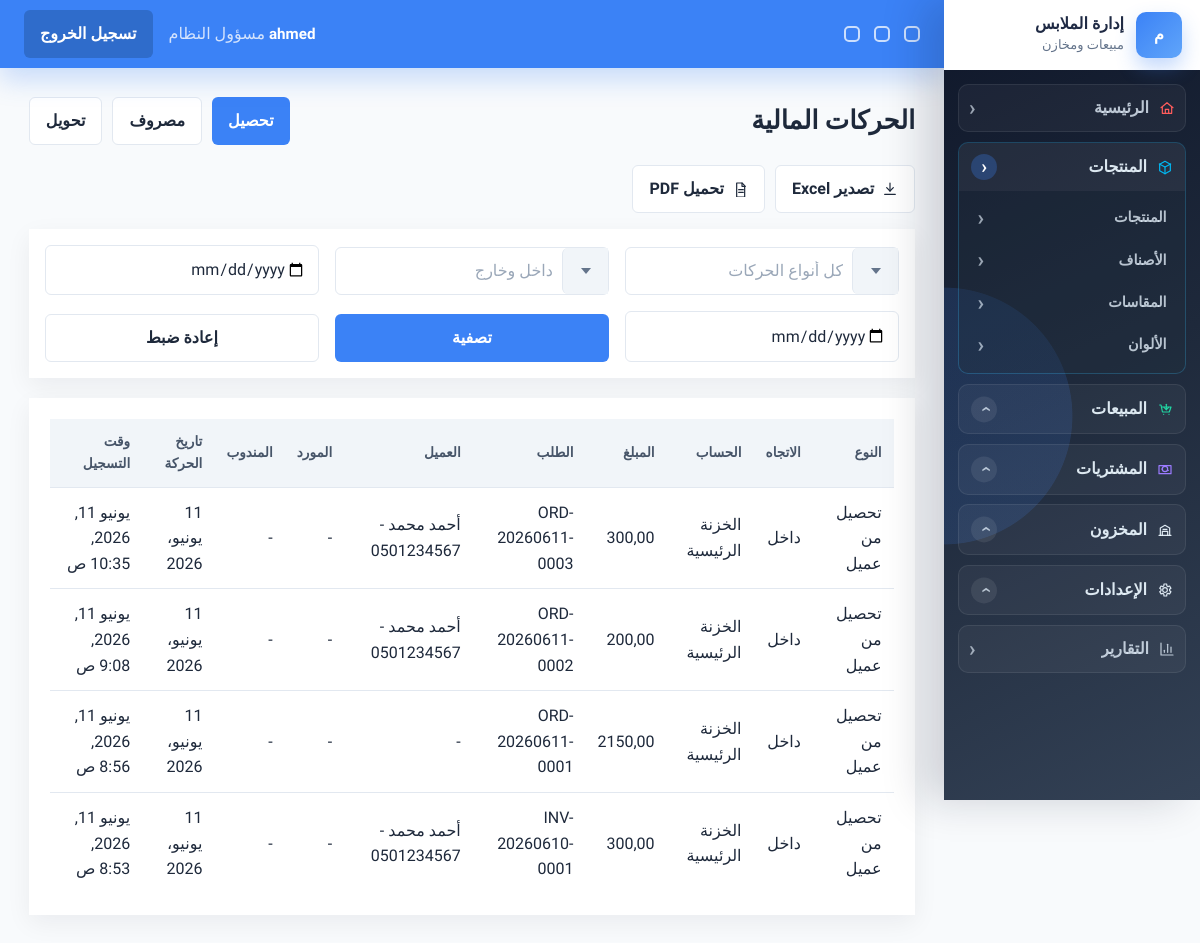
Before: /finance/transactions/ (signed in) with the older database file.
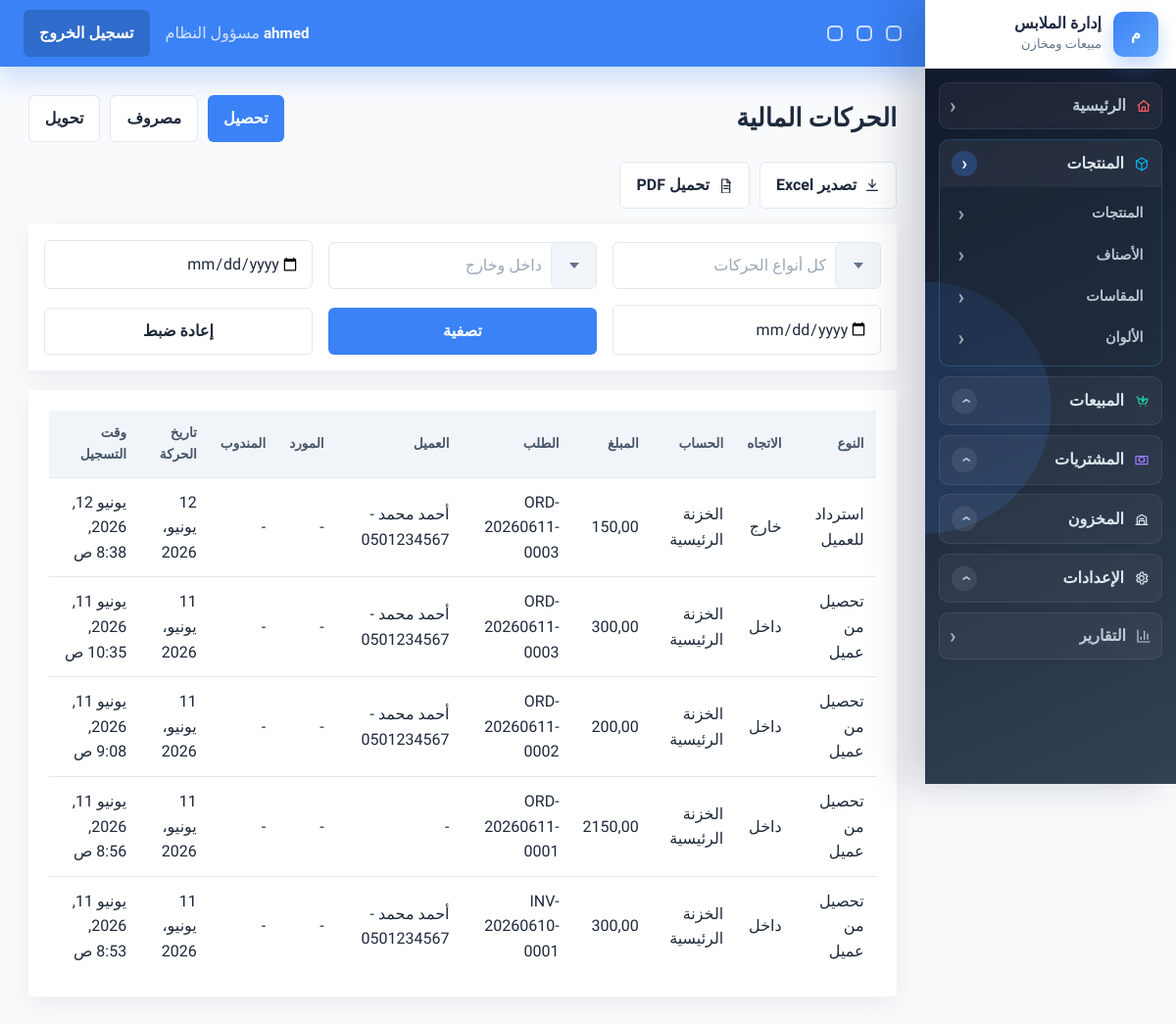
After: the same page with the newer database file.
### finance/models.py (models this page shows, shortened)
class PaymentTransaction(models.Model):
    TYPE_CUSTOMER_PAYMENT = 'customer_payment'
    TYPE_SUPPLIER_PAYMENT = 'supplier_payment'
    TYPE_EXPENSE = 'expense'
    TYPE_REFUND = 'refund'
    TYPE_SALES_REP_COLLECTION = 'sales_rep_collection'
    TYPE_SALES_REP_HANDOVER = 'sales_rep_handover'
    TYPE_TRANSFER = 'transfer'
    TYPE_ADJUSTMENT = 'adjustment'
    TRANSACTION_TYPE_CHOICES = [
        (TYPE_CUSTOMER_PAYMENT, 'تحصيل من عميل'),
        (TYPE_SUPPLIER_PAYMENT, 'دفع لمورد'),
        (TYPE_EXPENSE, 'مصروف'),
        (TYPE_REFUND, 'استرداد للعميل'),
        (TYPE_SALES_REP_COLLECTION, 'تحصيل مندوب'),
        (TYPE_TRANSFER, 'تحويل بين الخزن'),
        (TYPE_ADJUSTMENT, 'تسوية رصيد'),
    ]
    TRANSACTION_TYPE_CHOICES.append((TYPE_SALES_REP_HANDOVER, 'Sales rep handover'))
    DIRECTION_IN = 'in'
    DIRECTION_OUT = 'out'
    DIRECTION_CHOICES = [
        (DIRECTION_IN, 'داخل'),
        (DIRECTION_OUT, 'خارج'),
    ]
    transaction_type = models.CharField(max_length=40, choices=TRANSACTION_TYPE_CHOICES, db_index=True)
    direction = models.CharField(max_length=10, choices=DIRECTION_CHOICES, db_index=True)
    amount = models.DecimalField(max_digits=14, decimal_places=2, validators=[MinValueValidator(0.01)])
    cash_account = models.ForeignKey(CashAccount, on_delete=models.PROTECT, related_name='transactions')
    related_order = models.ForeignKey(Order, on_delete=models.SET_NULL, null=True, blank=True, related_name='payment_transactions')
    related_customer = models.ForeignKey(Customer, on_delete=models.SET_NULL, null=True, blank=True, related_name='payment_transactions')
    related_sales_rep = models.ForeignKey(
        settings.AUTH_USER_MODEL,
        on_delete=models.SET_NULL,
        null=True,
        blank=True,
        related_name='sales_rep_transactions',
    )
    related_supplier = models.ForeignKey(
        'purchases.Supplier',
        on_delete=models.SET_NULL,
        null=True,
        blank=True,
        related_name='payment_transactions',
    )
    related_supplier_name = models.CharField(max_length=200, blank=True, null=True)
    reference = models.CharField(max_length=80, blank=True, null=True, db_index=True)
    notes = models.TextField(blank=True, null=True)
    transaction_date = models.DateField(default=timezone.localdate, db_index=True)
    created_by = models.ForeignKey(settings.AUTH_USER_MODEL, on_delete=models.SET_NULL, null=True, blank=True)
    created_at = models.DateTimeField(auto_now_add=True, db_index=True)
    class Meta:
        ordering = ['-created_at']
        indexes = [
            models.Index(fields=['transaction_type', 'direction', 'transaction_date']),
            models.Index(fields=['transaction_type', 'created_at']),
            models.Index(fields=['direction', 'created_at']),
            models.Index(fields=['cash_account', 'created_at']),
            models.Index(fields=['related_order']),
            models.Index(fields=['related_customer']),
            models.Index(fields=['related_supplier']),
            models.Index(fields=['created_at']),
        ]
        constraints = [
            models.CheckConstraint(condition=models.Q(amount__gt=0), name='finance_paymenttransaction_amount_gt_0'),
        ]

class CashAccount(models.Model):
    TYPE_CASH = 'cash'
    TYPE_BANK = 'bank'
    TYPE_WALLET = 'wallet'
    TYPE_SALES_REP_CASH = 'sales_rep_cash'
    ACCOUNT_TYPE_CHOICES = [
        (TYPE_CASH, 'خزنة نقدية'),
        (TYPE_BANK, 'حساب بنكي'),
        (TYPE_WALLET, 'محفظة إلكترونية'),
        (TYPE_SALES_REP_CASH, 'عهدة مندوب مالية'),
    ]
    name = models.CharField(max_length=120, db_index=True)
    account_type = models.CharField(max_length=30, choices=ACCOUNT_TYPE_CHOICES, default=TYPE_CASH, db_index=True)
    assigned_user = models.ForeignKey(
        settings.AUTH_USER_MODEL,
        on_delete=models.SET_NULL,
        null=True,
        blank=True,
        related_name='cash_accounts',
    )
    balance = models.DecimalField(max_digits=14, decimal_places=2, default=0)
    allow_overdraft = models.BooleanField(default=False)
    is_active = models.BooleanField(default=True, db_index=True)
    created_at = models.DateTimeField(auto_now_add=True, db_index=True)
    updated_at = models.DateTimeField(auto_now=True)
    class Meta:
        indexes = [
            models.Index(fields=['account_type', 'is_active']),
            models.Index(fields=['created_at']),
        ]
    def __str__(self):
        return self.name

### orders/models.py (models this page shows, shortened)
class Order(models.Model):
    DOCUMENT_SALE = 'sale'
    DOCUMENT_QUOTE = 'quote'
    DOCUMENT_SAMPLE = 'sample'
    DOCUMENT_TYPE_CHOICES = [
        (DOCUMENT_SALE, 'Sale'),
        (DOCUMENT_QUOTE, 'Priced quote'),
        (DOCUMENT_SAMPLE, 'Sample / free issue'),
    ]
    TYPE_B2C = 'b2c'
    TYPE_B2B = 'b2b'
    ORDER_TYPE_CHOICES = [
        (TYPE_B2C, 'قطاعي'),
        (TYPE_B2B, 'جملة'),
    ]
    STATUS_DRAFT = 'draft'
    STATUS_CONFIRMED = 'confirmed'
    STATUS_PREPARING = 'preparing'
    STATUS_READY = 'ready'
    STATUS_COMPLETED = 'completed'
    STATUS_CANCELLED = 'cancelled'
    STATUS_PARTIALLY_RETURNED = 'partially_returned'
    STATUS_RETURNED = 'returned'
    STATUS_CHOICES = [
        (STATUS_DRAFT, 'مسودة'),
        (STATUS_CONFIRMED, 'مؤكد'),
        (STATUS_PREPARING, 'قيد التجهيز'),
        (STATUS_READY, 'جاهز'),
        (STATUS_COMPLETED, 'مكتمل'),
        (STATUS_CANCELLED, 'ملغي'),
        (STATUS_PARTIALLY_RETURNED, 'مرتجع جزئيا'),
        (STATUS_RETURNED, 'مرتجع'),
    ]
    PAYMENT_UNPAID = 'unpaid'
    PAYMENT_PARTIAL = 'partial'
    PAYMENT_PAID = 'paid'
    PAYMENT_STATUS_CHOICES = [
        (PAYMENT_UNPAID, 'غير مدفوع'),
        (PAYMENT_PARTIAL, 'مدفوع جزئيا'),
        (PAYMENT_PAID, 'مدفوع بالكامل'),
    ]
    METHOD_CASH = 'cash'
    METHOD_COD = 'cod'
    METHOD_BANK = 'bank_transfer'
    METHOD_WALLET = 'wallet_transfer'
    METHOD_CREDIT = 'credit'
    PAYMENT_METHOD_CHOICES = [
        (METHOD_CASH, 'نقدي'),
        (METHOD_COD, 'الدفع عند الاستلام'),
        (METHOD_BANK, 'تحويل بنكي مسجل يدويا'),
        (METHOD_WALLET, 'تحويل محفظة مسجل يدويا'),
        (METHOD_CREDIT, 'آجل'),
    ]
    order_number = models.CharField(max_length=50, unique=True, db_index=True)
    document_type = models.CharField(max_length=20, choices=DOCUMENT_TYPE_CHOICES, default=DOCUMENT_SALE, db_index=True)
    order_type = models.CharField(max_length=10, choices=ORDER_TYPE_CHOICES)
    customer = models.ForeignKey(Customer, on_delete=models.SET_NULL, null=True)
    warehouse = models.ForeignKey(Warehouse, on_delete=models.SET_NULL, null=True)
    status = models.CharField(max_length=20, choices=STATUS_CHOICES, default=STATUS_DRAFT, db_index=True)
    payment_status = models.CharField(max_length=20, choices=PAYMENT_STATUS_CHOICES, default=PAYMENT_UNPAID, db_index=True)
    payment_method = models.CharField(max_length=30, choices=PAYMENT_METHOD_CHOICES, default=METHOD_CASH)
    wallet_from_number = models.CharField(max_length=50, blank=True, null=True)
    wallet_to_number = models.CharField(max_length=50, blank=True, null=True)
    subtotal = models.DecimalField(max_digits=12, decimal_places=2, default=0)
    discount = models.DecimalField(max_digits=12, decimal_places=2, default=0)
    discount_amount = models.DecimalField(max_digits=12, decimal_places=2, default=0, validators=[MinValueValidator(0)])
    discount_percentage = models.DecimalField(max_digits=5, decimal_places=2, default=0, validators=[MinValueValidator(0), MaxValueValidator(100)])
    discount_reason = models.TextField(blank=True, null=True)
    discount_approved_by = models.ForeignKey(
        settings.AUTH_USER_MODEL,
        on_delete=models.SET_NULL,
        null=True,
        blank=True,
        related_name='approved_order_discounts',
    )
    total = models.DecimalField(max_digits=12, decimal_places=2, default=0)
    total_cost = models.DecimalField(max_digits=12, decimal_places=2, default=0)
    gross_profit = models.DecimalField(max_digits=12, decimal_places=2, default=0)
    paid_amount = models.DecimalField(max_digits=12, decimal_places=2, default=0)
    remaining_amount = models.DecimalField(max_digits=12, decimal_places=2, default=0)
    notes = models.TextField(blank=True, null=True)
    created_by = models.ForeignKey(settings.AUTH_USER_MODEL, on_delete=models.SET_NULL, null=True)
    created_at = models.DateTimeField(auto_now_add=True, db_index=True)
    updated_at = models.DateTimeField(auto_now=True)
    class Meta:
        indexes = [
            models.Index(fields=['order_number']),
            models.Index(fields=['customer', 'status', 'created_at']),
            models.Index(fields=['status', 'created_at']),
            models.Index(fields=['created_at']),
        ]
        constraints = [
            models.CheckConstraint(condition=models.Q(discount_amount__gte=0), name='orders_order_discount_amount_gte_0'),
            models.CheckConstraint(condition=models.Q(discount_percentage__gte=0, discount_percentage__lte=100), name='orders_order_discount_percentage_0_100'),
            models.CheckConstraint(condition=models.Q(subtotal__gte=0), name='orders_order_subtotal_gte_0'),
            models.CheckConstraint(condition=models.Q(discount__gte=0), name='orders_order_discount_gte_0'),
            models.CheckConstraint(condition=models.Q(total__gte=0), name='orders_order_total_gte_0'),
            models.CheckConstraint(condition=models.Q(total_cost__gte=0), name='orders_order_total_cost_gte_0'),
            models.CheckConstraint(condition=models.Q(paid_amount__gte=0), name='orders_order_paid_amount_gte_0'),
            models.CheckConstraint(condition=models.Q(remaining_amount__gte=0), name='orders_order_remaining_amount_gte_0'),
        ]
    def __str__(self):
        return self.order_number

### customers/models.py (models this page shows)
class Customer(models.Model):
    TYPE_B2C = 'b2c'
    TYPE_B2B = 'b2b'
    TYPE_RETAIL = 'retail'
    TYPE_WHOLESALE = 'wholesale'
    TYPE_INACTIVE = 'inactive'
    TYPE_POTENTIAL = 'potential'
    TYPE_PROBLEM = 'problem_customer'
    CUSTOMER_TYPE_CHOICES = [
        (TYPE_B2C, 'عميل فردي'),
        (TYPE_B2B, 'عميل جملة / شركة'),
        (TYPE_RETAIL, 'قطاعي'),
        (TYPE_WHOLESALE, 'جملة'),
        (TYPE_INACTIVE, 'غير نشط'),
        (TYPE_POTENTIAL, 'محتمل'),
        (TYPE_PROBLEM, 'عميل يحتاج متابعة'),
    ]
    name = models.CharField(max_length=200, db_index=True)
    customer_type = models.CharField(max_length=30, choices=CUSTOMER_TYPE_CHOICES, default=TYPE_RETAIL, db_index=True)
    phone = models.CharField(max_length=20, db_index=True)
    whatsapp = models.CharField(max_length=20, blank=True, null=True)
    email = models.EmailField(blank=True, null=True)
    company_name = models.CharField(max_length=200, blank=True, null=True)
    tax_number = models.CharField(max_length=100, blank=True, null=True)
    address = models.TextField(blank=True, null=True)
    credit_limit = models.DecimalField(max_digits=12, decimal_places=2, default=0, validators=[MinValueValidator(0)])
    opening_balance = models.DecimalField(max_digits=12, decimal_places=2, default=0)
    notes = models.TextField(blank=True, null=True)
    is_active = models.BooleanField(default=True, db_index=True)
    created_by = models.ForeignKey(settings.AUTH_USER_MODEL, on_delete=models.SET_NULL, null=True)
    created_at = models.DateTimeField(auto_now_add=True, db_index=True)
    class Meta:
        indexes = [
            models.Index(fields=['phone']),
            models.Index(fields=['name', 'phone']),
            models.Index(fields=['created_at']),
        ]
    def __str__(self):
        return f'{self.name} - {self.phone}'

### finance/views.py (the view)
# urls.py: path('transactions/', views.TransactionListView.as_view(), name='transactions'),
class TransactionListView(ManagerRequiredMixin, ExportListMixin, ListView):
    model = PaymentTransaction
    template_name = 'finance/transactions/list.html'
    context_object_name = 'transactions'
    paginate_by = 30
    export_title = 'قائمة المعاملات المالية'
    export_filename = 'transactions'
    export_columns = (
        ('تاريخ الحركة', 'transaction_date'),
        ('وقت التسجيل', 'created_at'),
        ('النوع', 'get_transaction_type_display'),
        ('الاتجاه', 'get_direction_display'),
        ('المبلغ', 'amount'),
        ('الحساب', 'cash_account'),
        ('الطلب', 'related_order'),
        ('العميل', 'related_customer'),
        ('المورد', 'related_supplier'),
        ('الموظف', 'created_by'),
        ('ملاحظات', 'notes'),
    )
    def get_queryset(self):
        qs = PaymentTransaction.objects.select_related(
            'cash_account', 'related_order', 'related_customer', 'related_sales_rep', 'related_supplier', 'created_by'
        )
        transaction_type = self.request.GET.get('type')
        direction = self.request.GET.get('direction')
        if transaction_type:
            qs = qs.filter(transaction_type=transaction_type)
        if direction:
            qs = qs.filter(direction=direction)
        date_from = parse_date(self.request.GET.get('date_from', ''))
        date_to = parse_date(self.request.GET.get('date_to', ''))
        if date_from:
            qs = qs.filter(transaction_date__gte=date_from)
        if date_to:
            qs = qs.filter(transaction_date__lte=date_to)
        return qs
    def get_context_data(self, **kwargs):
        context = super().get_context_data(**kwargs)
        context['transaction_type_choices'] = PaymentTransaction.TRANSACTION_TYPE_CHOICES
        context['direction_choices'] = PaymentTransaction.DIRECTION_CHOICES
        context['filters'] = {
            'type': self.request.GET.get('type', ''),
            'direction': self.request.GET.get('direction', ''),
            'date_from': self.request.GET.get('date_from', ''),
            'date_to': self.request.GET.get('date_to', ''),
        }
        return context

### templates/finance/transactions/list.html (shortened to what this page needs)
{% extends 'base.html' %}
{% block content %}
<div class="page-head">
    <h1>الحركات المالية</h1>
    <div class="actions">
        <a class="btn btn-primary" href="{% url 'finance:collection_create' %}">تحصيل</a>
        <a class="btn btn-light" href="{% url 'finance:expense_create' %}">مصروف</a>
        <a class="btn btn-light" href="{% url 'finance:transfer' %}">تحويل</a>
    </div>
</div>
{% include 'partials/export_buttons.html' %}
<form method="get" class="filters">
    <input type="date" name="date_from" value="{{ filters.date_from }}">
    <input type="date" name="date_to" value="{{ filters.date_to }}">
    <button class="btn btn-primary" type="submit">تصفية</button>
    <a class="btn btn-light" href="{% url 'finance:transactions' %}">إعادة ضبط</a>
</form>
<div class="table-wrap card">
    <table>
        <thead><tr><th>النوع</th><th>الاتجاه</th><th>الحساب</th><th>المبلغ</th><th>الطلب</th><th>العميل</th><th>المورد</th><th>المندوب</th><th>تاريخ الحركة</th><th>وقت التسجيل</th></tr></thead>
        <tbody>
        {% for tx in transactions %}
            <tr>
                <td>{{ tx.get_transaction_type_display }}</td>
                <td>{{ tx.get_direction_display }}</td>
                <td>{{ tx.cash_account }}</td>
                <td>{{ tx.amount }}</td>
                <td>{{ tx.related_order|default:'-' }}</td>
                <td>{{ tx.related_customer|default:'-' }}</td>
                <td>{% if tx.related_supplier %}{{ tx.related_supplier }}{% elif tx.related_supplier_name %}{{ tx.related_supplier_name }}{% else %}-{% endif %}</td>
                <td>{{ tx.related_sales_rep|default:'-' }}</td>
                <td>{{ tx.transaction_date }}</td>
                <td>{{ tx.created_at }}</td>
            </tr>
        {% empty %}
            <tr><td colspan="10">لا توجد حركات مالية</td></tr>
        {% endfor %}
        </tbody>
    </table>
</div>
{% endblock %}

Changed rows visible on the page:
added PaymentTransaction: transaction_type "استرداد للعميل", direction "خارج", cash_account "الخزنة الرئيسية", amount "150,00", related_order "ORD-20260611-0003", related_customer "أحمد محمد - 0501234567", related_sales_rep "-", transaction_date "12 يونيو، 2026", created_at "يونيو 12, 2026, 8:38 ص"
